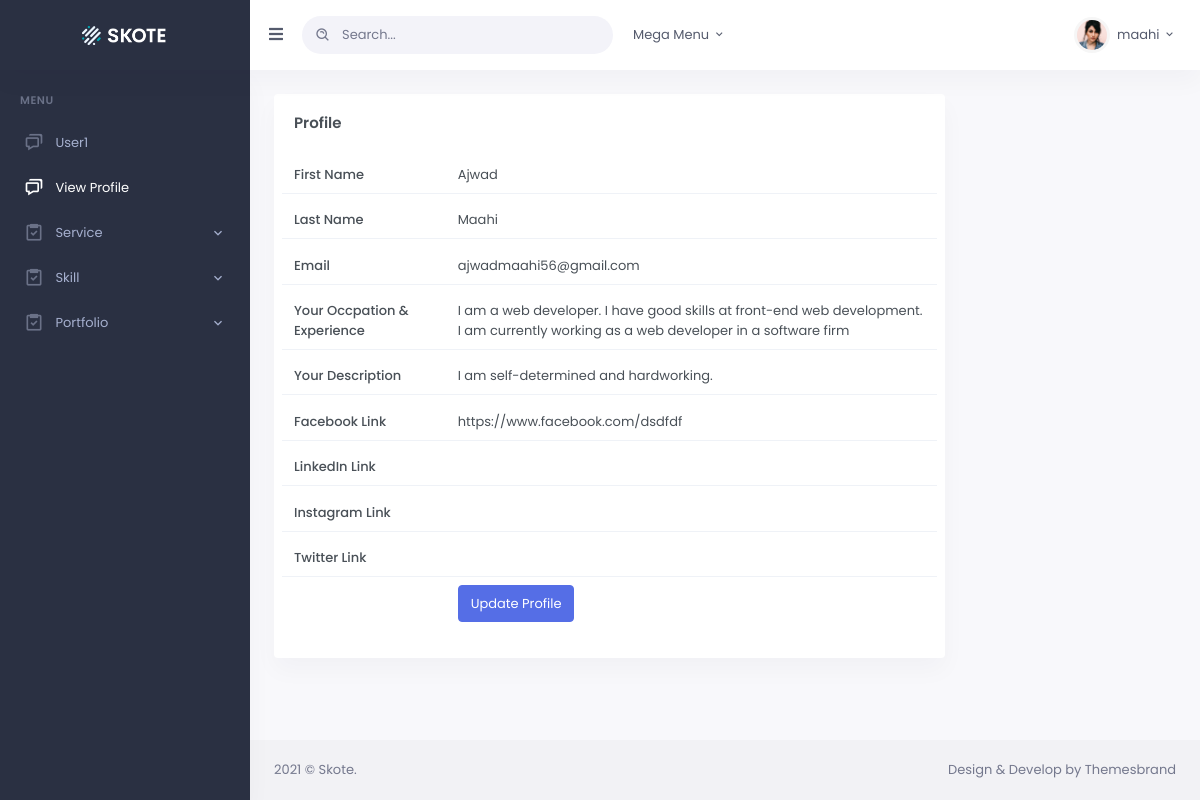
The page /user.php (signed in) on the database its author committed.
### tables this page shows
CREATE TABLE `profile` (
  `ID` int(20) NOT NULL,
  `firstname` varchar(255) NOT NULL,
  `lastname` varchar(255) NOT NULL,
  `email` varchar(255) NOT NULL,
  `occupation` varchar(255) NOT NULL,
  `description` varchar(255) NOT NULL,
  `fb_link` varchar(255) NOT NULL,
  `linkedin_link` varchar(255) NOT NULL,
  `instagram_link` varchar(255) NOT NULL,
  `twitter_link` varchar(255) NOT NULL,
  `picture` varchar(255) NOT NULL
);

### user.php (the view, shortened to what this page needs)
<?php
include 'database.php';
?>
<!DOCTYPE html>
<html lang="en">
  <?php include 'inc/head.php'; ?>
    <body data-sidebar="dark">
        <div id="layout-wrapper">
            <?php include 'inc/header.php'; ?>
            <?php include 'inc/sidebar.php'; ?>
            <div class="main-content">
                <div class="page-content">
                            <div class="col-lg-9">
                                <div class="card">
                                    <div class="card-body">
                                        <h4 class="card-title mb-4">Profile</h4>
                                        <form method="post" action="user-edit.php">
                                            <?php
                                                $sql = "SELECT * FROM profile WHERE ID = 1";
                                                $result = mysqli_query($connection, $sql);
                                            ?>
                                            <div>
                                            <?php foreach($result as $row){ ?>
                                            <div class="form-group row mb-2 align-items-center border-bottom">
                                                <label for="horizontal-firstname-input" class="col-sm-3 col-form-label">First Name</label>
                                                <div class="col-sm-9">
                                                   <?php echo $row['firstname'] ?>
                                                </div>
                                            </div>
                                            <div class="form-group row mb-2 align-items-center border-bottom">
                                                <label for="horizontal-firstname-input" class="col-sm-3 col-form-label">Last Name</label>
                                                <div class="col-sm-9">
                                                   <?php echo $row['lastname'] ?>
                                                </div>
                                            </div>
                                            <div class="form-group row mb-2 align-items-center border-bottom">
                                                <label for="horizontal-email-input" class="col-sm-3 col-form-label">Email</label>
                                                <div class="col-sm-9">
                                                   <?php echo $row['email'] ?>
                                                </div>
                                            </div>
                                            <div class="form-group row mb-2 align-items-center border-bottom">
                                                <label for="horizontal-password-input" class="col-sm-3 col-form-label">Your Occpation & Experience</label>
                                                <div class="col-sm-9">
                                                   <?php echo $row['occupation'] ?>
                                                </div>
                                            </div>
                                            <div class="form-group row mb-2 align-items-center border-bottom">
                                                <label for="horizontal-password-input" class="col-sm-3 col-form-label">Your Description</label>
                                                <div class="col-sm-9">
                                                   <?php echo $row['description'] ?>
                                                </div>
                                            </div>
                                            <div class="form-group row mb-2 align-items-center border-bottom">
                                                <label for="horizontal-password-input" class="col-sm-3 col-form-label">Facebook Link</label>
                                                <div class="col-sm-9">
                                                   <?php echo $row['fb_link'] ?>
                                                </div>
                                            </div>
                                            <div class="form-group row mb-2 align-items-center border-bottom">
                                                <label for="horizontal-password-input" class="col-sm-3 col-form-label">LinkedIn Link</label>
                                            </div>
                                            <div class="form-group row mb-2 align-items-center border-bottom">
                                                <label for="horizontal-password-input" class="col-sm-3 col-form-label">Instagram Link</label>
                                            </div>
                                            <div class="form-group row mb-2 align-items-center border-bottom">
                                                <label for="horizontal-password-input" class="col-sm-3 col-form-label">Twitter Link</label>
                                            </div>
                                         <?php } ?>
                                            <div class="form-group row justify-content-end">
                                                <div class="col-sm-9">
                                                     <input type="submit" name="edit_profile" class="btn btn-primary w-md" value="Update Profile">
                                                </div>
                                            </div>
                                       </div>
                                        </form>
                                    </div>
                                </div>
                            </div>
                        </div>
                    </div>
                </div>
                <?php include 'inc/footer.php' ?>
    </body>
</html>

### rows shown on the page
profile: firstname "Ajwad", lastname "Maahi", email "ajwadmaahi56@gmail.com", occupation "I am a web developer. I have good skills at front-end web development. I am currently working as a web developer in a software firm", description "I am self-determined and hardworking.", fb_link "https://www.facebook.com/dsdfdf"

### other values the page prints
$_SESSION['username'] "maahi"
